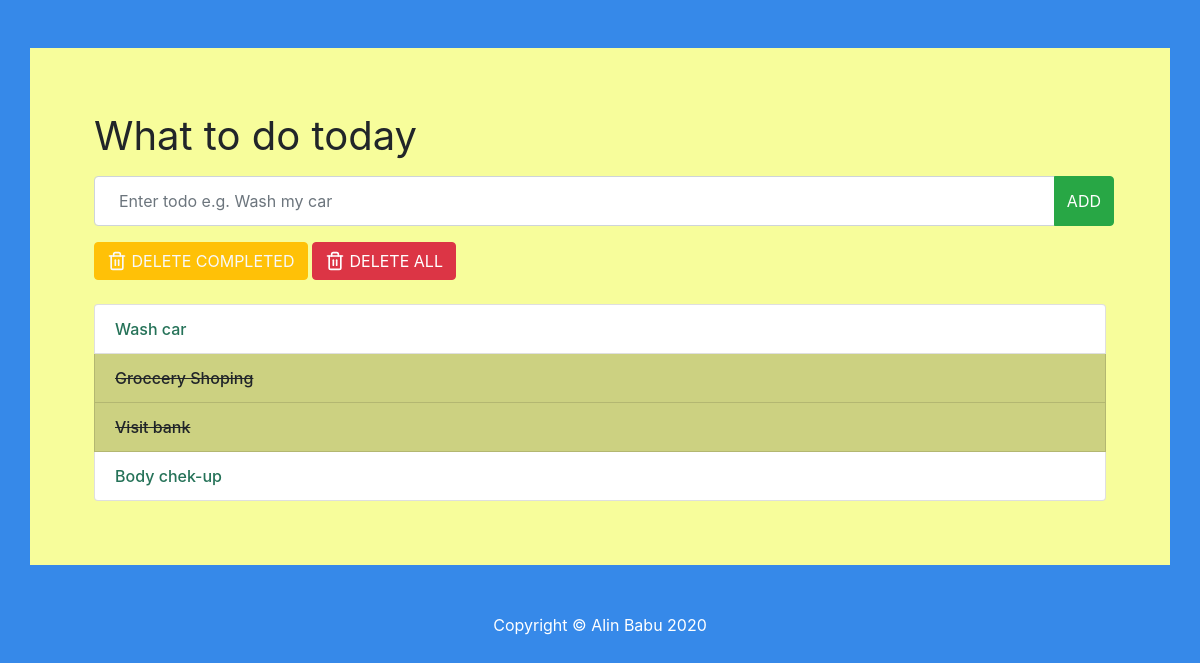
The app's page /, older data.
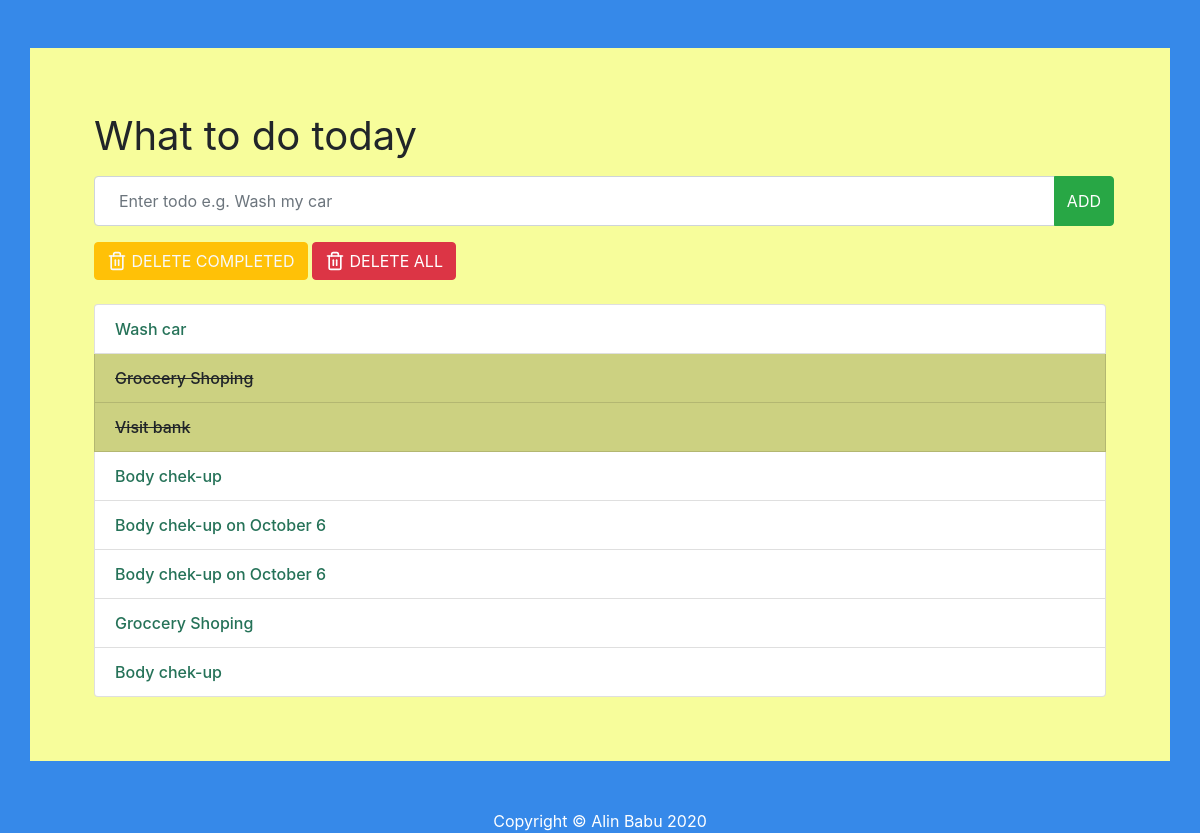
The same page, newer data.
### todolist/models.py (models this page shows, shortened)
class Todolist(models.Model):
    text = models.CharField(max_length=50)
    completed = models.BooleanField(default=False)

### todolist/views.py (the view)
# urls.py: path('', views.index, name='index'),
def index(request):       # Rendering for the index page
    todo_items = Todolist.objects.order_by('id')
    form = TodoListForm()
    context = {'Todo_items' : todo_items, 'form' : form}
    return  render(request,'todolist/index.html',context)

### todolist/forms.py
class TodoListForm(forms.Form):
    text = forms.CharField(max_length=45, widget=forms.TextInput(attrs={
                           'class': 'form-control p-4', 'placeholder': 'Enter todo e.g. Wash my car', 'aria-label': 'Todo', 'aria-describedby': 'button-addon2'}))

### todolist/templates/todolist/index.html (shortened to what this page needs)
{% load static %}
<!doctype html>
<html lang="en">
<head>
    <link rel="stylesheet" href="https://stackpath.bootstrapcdn.com/bootstrap/4.5.2/css/bootstrap.min.css"
>
    <link rel="stylesheet" href="{% static 'todolist/style.css' %}">
</head>
<body>
    <div class="container-md mt-5 p-5">
        <h1 class="m-3 font-weight-normal">What to do today</h1>
        <form action="{% url 'add' %}" method="post" role="form">
            <div class="form-group">
                <div class="input-group m-3">
                    {{ form.text }}
                    <span class="input-group-append mr-4">
                        <button class="btn btn-success" type="submit" id="button-addon2">ADD</button>
                    </span>
                </div>
            </div>
        </form>
        <div class="m-3 mb-4">
            <button type="button" class="btn btn-warning text-light">
                <span class="feather" data-feather="trash-2"></span> DELETE COMPLETED
            </button>
            <button type="button" class="btn btn-danger">
                <span class="feather" data-feather="trash-2"></span> DELETE ALL
            </button>
        </div>
        <ul class="list-group m-3 mr-2">
            {% for todolist in Todo_items %}
                {% if todolist.completed %}
                    <li class="list-group-item todo-completed">{{todolist.text}}</li>
                {% else %}
                    <li class="list-group-item"><a href="{% url 'completed' todolist.id %}">{{todolist.text}}</a></li>
                {% endif %}
            {% endfor %}
        </ul>
    </div>
    <footer class="text-center mt-5 text-white">Copyright &copy; Alin Babu 2020</footer>
</body>
</html>

### todolist/static/todolist/style.css (style rules this page uses)
body { background-color: #3689e9; }
.container-md { background-color: #f7fd9b; }
.feather { width: 20px; height: 20px; vertical-align: text-top; }
div li.todo-completed { background-color: #ccd181; text-decoration: line-through; font-weight: 500; }
li a { color: #257258; font-weight: 500; }

Row changes from the older to the newer data that the page shows:
added Todolist: text "Body chek-up on October 6"
added Todolist: text "Body chek-up on October 6"
added Todolist: text "Groccery Shoping"
added Todolist: text "Body chek-up"
